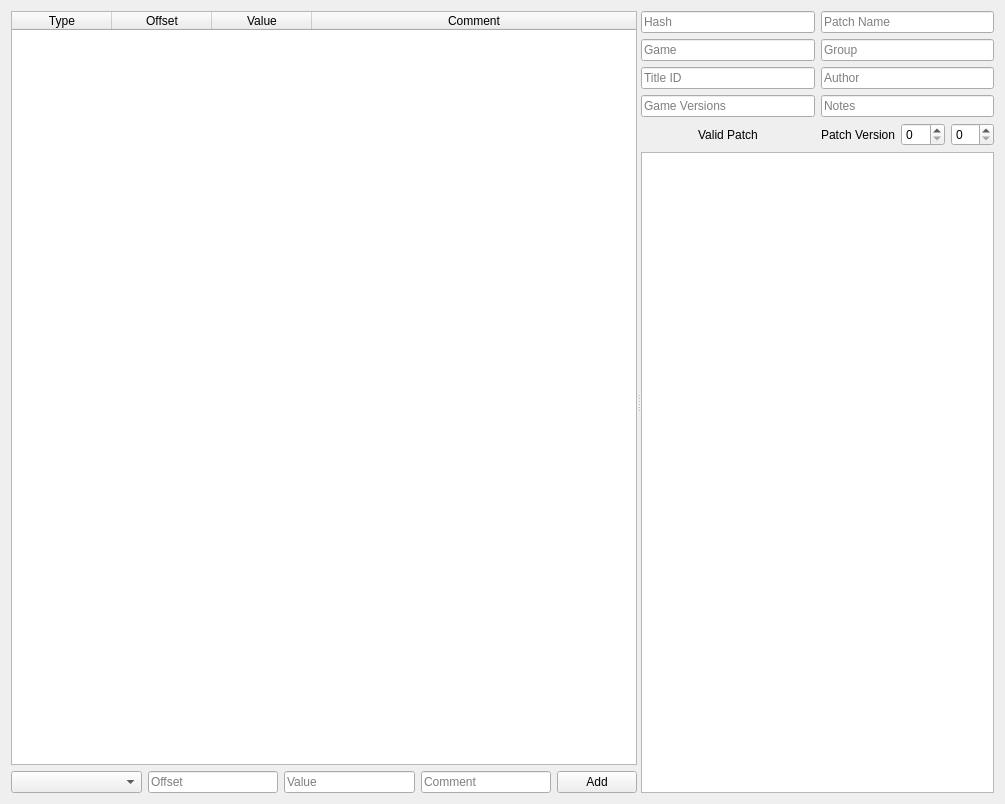
<?xml version="1.0" encoding="UTF-8"?>
<ui version="4.0">
 <class>patch_creator_dialog</class>
 <widget class="QDialog" name="patch_creator_dialog">
  <property name="geometry">
   <rect>
    <x>0</x>
    <y>0</y>
    <width>1005</width>
    <height>804</height>
   </rect>
  </property>
  <property name="windowTitle">
   <string>Patch Creator</string>
  </property>
  <layout class="QVBoxLayout" name="dialogLayout">
   <item>
    <widget class="QSplitter" name="splitter">
     <property name="orientation">
      <enum>Qt::Horizontal</enum>
     </property>
     <widget class="QWidget" name="verticalLayoutWidget">
      <layout class="QVBoxLayout" name="leftLayout">
       <item>
        <widget class="QTableWidget" name="instructionTable">
         <property name="contextMenuPolicy">
          <enum>Qt::CustomContextMenu</enum>
         </property>
         <property name="selectionBehavior">
          <enum>QAbstractItemView::SelectRows</enum>
         </property>
         <attribute name="horizontalHeaderStretchLastSection">
          <bool>true</bool>
         </attribute>
         <column>
          <property name="text">
           <string>Type</string>
          </property>
         </column>
         <column>
          <property name="text">
           <string>Offset</string>
          </property>
         </column>
         <column>
          <property name="text">
           <string>Value</string>
          </property>
         </column>
         <column>
          <property name="text">
           <string>Comment</string>
          </property>
         </column>
        </widget>
       </item>
       <item>
        <layout class="QHBoxLayout" name="addPatchLayout" stretch="1,1,1,1,0">
         <item>
          <widget class="QComboBox" name="addPatchTypeComboBox"/>
         </item>
         <item>
          <widget class="QLineEdit" name="addPatchOffsetEdit">
           <property name="placeholderText">
            <string>Offset</string>
           </property>
          </widget>
         </item>
         <item>
          <widget class="QLineEdit" name="addPatchValueEdit">
           <property name="placeholderText">
            <string>Value</string>
           </property>
          </widget>
         </item>
         <item>
          <widget class="QLineEdit" name="addPatchCommentEdit">
           <property name="placeholderText">
            <string>Comment</string>
           </property>
          </widget>
         </item>
         <item>
          <widget class="QPushButton" name="addPatchButton">
           <property name="text">
            <string>Add</string>
           </property>
           <property name="autoDefault">
            <bool>false</bool>
           </property>
          </widget>
         </item>
        </layout>
       </item>
      </layout>
     </widget>
     <widget class="QWidget" name="verticalLayoutWidget_2">
      <layout class="QVBoxLayout" name="rightLayout">
       <item>
        <layout class="QGridLayout" name="gridLayout">
         <item row="0" column="0">
          <widget class="QLineEdit" name="hashEdit">
           <property name="placeholderText">
            <string>Hash</string>
           </property>
          </widget>
         </item>
         <item row="5" column="1">
          <layout class="QHBoxLayout" name="versionLayout">
           <item>
            <widget class="QLabel" name="label">
             <property name="text">
              <string>Patch Version</string>
             </property>
            </widget>
           </item>
           <item>
            <widget class="QSpinBox" name="versionMajorSpinBox"/>
           </item>
           <item>
            <widget class="QSpinBox" name="versionMinorSpinBox"/>
           </item>
          </layout>
         </item>
         <item row="4" column="1">
          <widget class="QLineEdit" name="notesEdit">
           <property name="text">
            <string/>
           </property>
           <property name="placeholderText">
            <string>Notes</string>
           </property>
          </widget>
         </item>
         <item row="3" column="1">
          <widget class="QLineEdit" name="authorEdit">
           <property name="placeholderText">
            <string>Author</string>
           </property>
          </widget>
         </item>
         <item row="1" column="1">
          <widget class="QLineEdit" name="groupEdit">
           <property name="placeholderText">
            <string>Group</string>
           </property>
          </widget>
         </item>
         <item row="0" column="1">
          <widget class="QLineEdit" name="patchNameEdit">
           <property name="placeholderText">
            <string>Patch Name</string>
           </property>
          </widget>
         </item>
         <item row="1" column="0">
          <widget class="QLineEdit" name="gameEdit">
           <property name="placeholderText">
            <string>Game</string>
           </property>
          </widget>
         </item>
         <item row="3" column="0">
          <widget class="QLineEdit" name="serialEdit">
           <property name="placeholderText">
            <string>Title ID</string>
           </property>
          </widget>
         </item>
         <item row="4" column="0">
          <widget class="QLineEdit" name="gameVersionEdit">
           <property name="placeholderText">
            <string>Game Versions</string>
           </property>
          </widget>
         </item>
         <item row="5" column="0">
          <widget class="QLabel" name="validLabel">
           <property name="text">
            <string>Valid Patch</string>
           </property>
           <property name="alignment">
            <set>Qt::AlignCenter</set>
           </property>
          </widget>
         </item>
        </layout>
       </item>
       <item>
        <widget class="QTextEdit" name="patchEdit">
         <property name="readOnly">
          <bool>true</bool>
         </property>
        </widget>
       </item>
      </layout>
     </widget>
    </widget>
   </item>
  </layout>
 </widget>
 <resources/>
 <connections/>
</ui>
